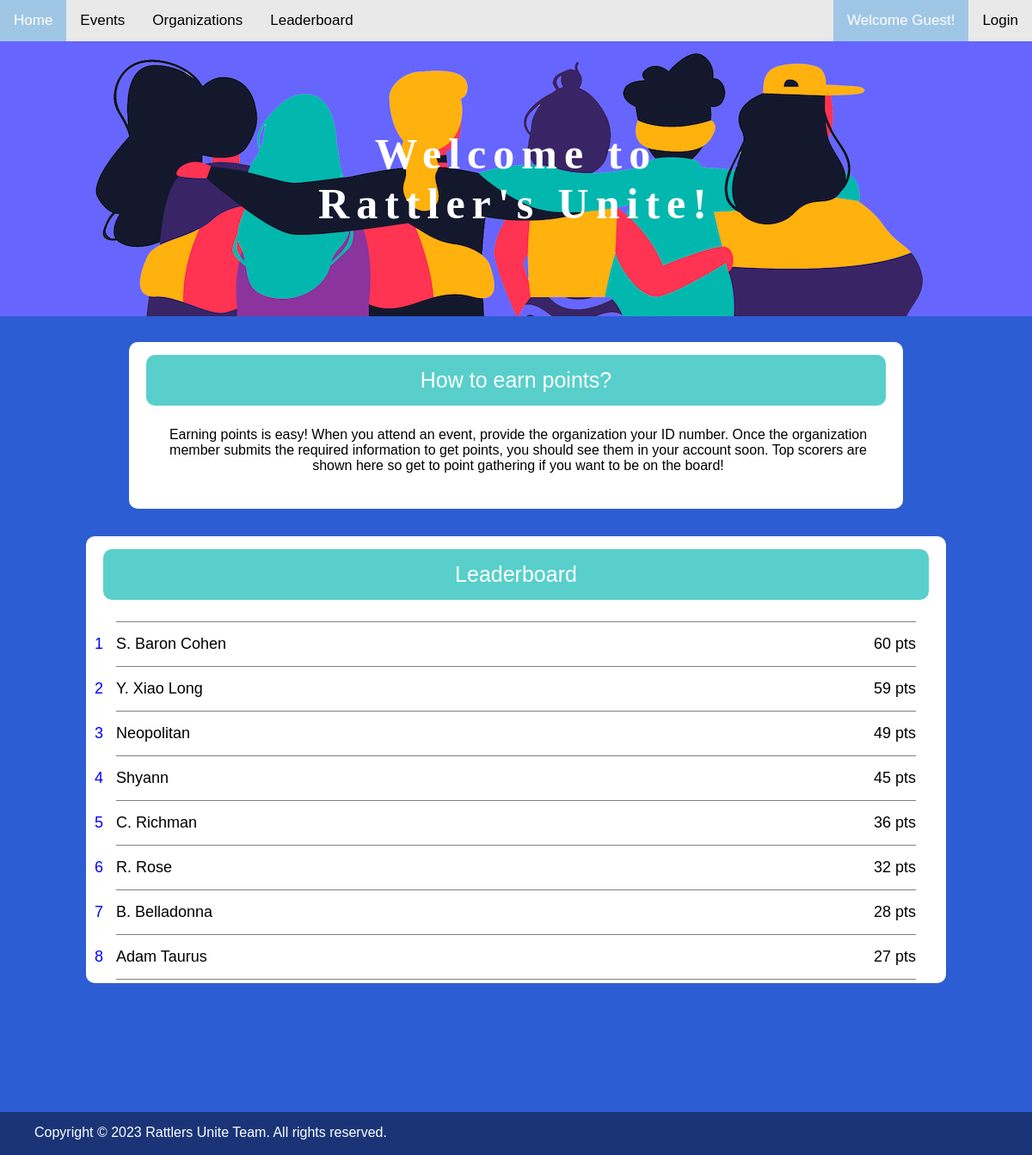
The app's page /leaderboards with its own data.
### models.py (models this page shows, shortened)
class Account(db.Model, UserMixin):
    __tablename__ = "Accounts"
    id = db.Column(db.Integer, primary_key=True, autoincrement=True)
    name = db.Column(db.String)
    username = db.Column(db.String, unique=True, nullable=False)
    password = db.Column(db.String(255), nullable=False)
    points = db.Column(db.Integer, nullable=False, default=0)
    about = db.Column(db.String, nullable=False, default="I'm new here. Say hi!")
    icon = db.Column(
        db.String, nullable=False, default="../static/defaults/STMUlogo.jpg"
    )
    staff = db.Column(db.Boolean, default=False, nullable=False)
    admin = db.Column(db.Boolean, default=False, nullable=False)

### views.py (the view)
@main_view.route("/leaderboards")
def leaderboards():
    board = fetch_leaderboards()
    print(board)
    return render_template("sections/leaderboards.html", board=board)

### views.py (called while the page is built)
def fetch_leaderboards():
    return (
        db.session.query(Account.name, Account.points)
        .filter_by(staff=False)
        .order_by(Account.points.desc())
        .all()
    )

### templates/sections/leaderboards.html (shortened to what this page needs)
{% extends 'base.html' %}
{% block content %}
    <div class="listmenu">
        <div class="leaderboardTextCard">
            <section class="boardbanner">
                <p>How to earn points?</p>
            </section>
            <div class="noEvent">
                <div class="textCenter" style="max-width: 95%;">
                    <p>
                        Earning points is easy! When you attend an event, provide the organization your ID number. Once the organization member submits the required information to get points, you should see them in your account soon. Top scorers are shown here so get to point gathering if you want to be on the board!
                    </p>
                </div>
            </div>
        </div>
    </div>
    <div class="listmenu">
        <div class="leaderboardCard">
            <section class="boardbanner">
                <p>Leaderboard</p>
            </section>
            {% if board %}
                <table class="leaderboard">
                {% for n, p in board %}
                    <tr>
                        <td class="user" colspan="2">{{ n }}</td>
                        <td class="points">{{ p }} pts</td>
                    </tr>
                {% endfor %}
                </table>
            {% endif %}
        </div>
    </div>
{% endblock %}

### static/css/base.css (style rules this page uses)
* { margin: 0; }
body { background-color: #2d5dd2; font-family: 'Arial Rounded MT Bold', 'Helvetica', 'Gill Sans', sans-serif; font-family:'Trebuchet MS', 'Lucida Sans Unicode', 'Lucida Grande', 'Lucida Sans', Arial, sans-serif; width:100%; min-height: 100vh; display: flex; flex-direction: column; }
.textCenter { padding: 25px; position: absolute; width: 100%; text-align: center; }
div.listmenu { display: flex; overflow: hidden; }
.noEvent { height: 100px; }
.leaderboardCard { background-color: white; height: 500px; min-width: 1000px; max-width: 1100px; padding-bottom: 20px; margin: 30px auto; border-radius: 10px; position:relative; overflow-y: auto; overflow-x: hidden; }
.leaderboardTextCard { background-color: white; min-width: 900px; padding-bottom: 20px; margin: 30px auto 2px; border-radius: 10px; position:relative; overflow-y: auto; overflow-x: hidden; }
.boardbanner { background-color: #2d5dd2; background-color: #a0c6e6; background-color: #58cfcb; padding:15px; margin: 15px 20px 0 20px; border-radius: 10px; }
.boardbanner p { font-size: 25px; text-align: center; color: white; }
.leaderboard { border-collapse: collapse; margin: 25px auto auto auto; width: 930px; counter-reset: step; position: relative; }
.leaderboard td:first-child:before { counter-increment: step; content: counter(step, decimal); color: blue; font-size: 18px; position: absolute; left: -25px; }
.leaderboard td { border-top: 1px solid gray; border-bottom: 1px solid gray; padding: 15px 0px; font-size: 18px; }
.user { width: 80%; }
.points { text-align: right; width: 20%; }
.eventTable th,td { padding: 15px 0; }

### records on screen
Account: name "S. Baron Cohen", points "60"
Account: name "Y. Xiao Long", points "59"
Account: name "Neopolitan", points "49"
Account: name "Shyann", points "45"
Account: name "C. Richman", points "36"
Account: name "R. Rose", points "32"
Account: name "B. Belladonna", points "28"
Account: name "Adam Taurus", points "27"
